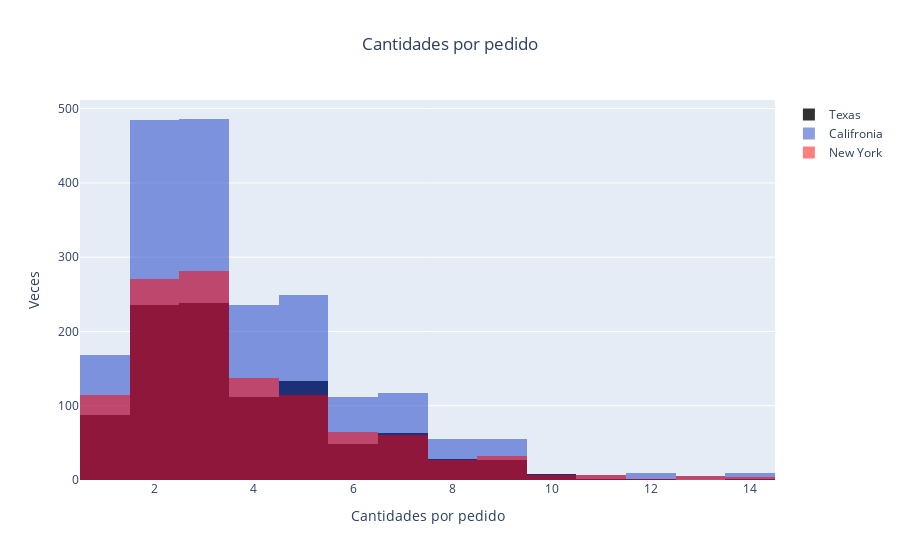

Write notebook code for a chart like this one.
### Markdown cell above
## 3. Cree un conjunto de 3 histogramas interactivos que muestren las distribuciones de cantidad por pedido para los siguientes estados: California, Nueva York y Texas.

### Code cell
texas=df[df['State']=='Texas']
california=df[df['State']=='California']
new_york=df[df['State']=='New York']

#Texas
trace1=go.Histogram(x=texas['Quantity'],
                    opacity=0.8,
                    name='Texas',
                    marker=dict(color='black')
                    )

#Califronia
trace2=go.Histogram(x=california['Quantity'],
                    opacity=0.8,
                    name='Califronia',
                    marker=dict(color='rgba(12,50,196,0.6)')
                    )

#New York
trace3=go.Histogram(x=new_york['Quantity'],
                    opacity=0.5,
                    name='New York',
                    marker=dict(color='red')
                    )


data=[trace1,trace2,trace3]
layout=dict(barmode='overlay',
            title=dict(text='Cantidades por pedido',x=0.5),
            xaxis=dict(title='Cantidades por pedido'),
            yaxis=dict(title='Veces'))


fig=go.Figure(data=data,layout=layout)

iplot(fig)

### Figure 1 — Plotly figure (JSON) as saved in the notebook; plotly's stock layout.template omitted (floating-point values rounded to 4 significant figures; data arrays with more than 128 entries replaced by an {"elided": "..."} marker saying what was removed)
{"data": [{"marker": {"color": "black"}, "name": "Texas", "opacity": 0.8, "type": "histogram", "x": {"elided": "985 int values"}}, {"marker": {"color": "rgba(12,50,196,0.6)"}, "name": "Califronia", "opacity": 0.8, "type": "histogram", "x": {"elided": "2001 int values"}}, {"marker": {"color": "red"}, "name": "New York", "opacity": 0.5, "type": "histogram", "x": {"elided": "1128 int values"}}], "layout": {"barmode": "overlay", "title": {"text": "Cantidades por pedido", "x": 0.5}, "xaxis": {"title": {"text": "Cantidades por pedido"}}, "yaxis": {"title": {"text": "Veces"}}}}
